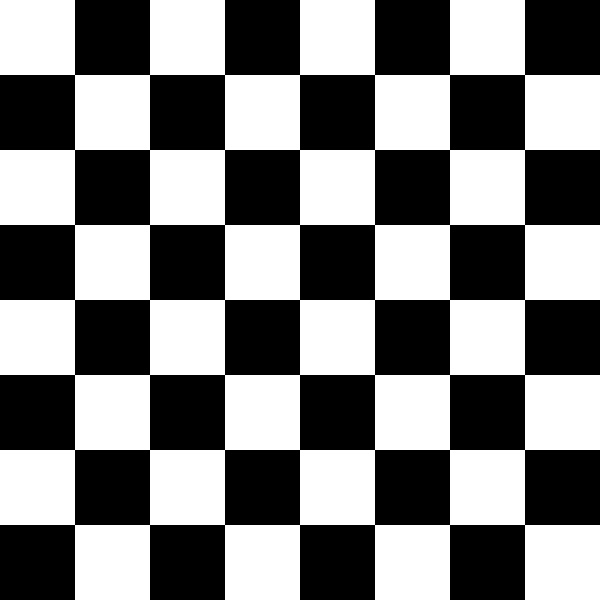
#> input picture PS3/harris_corners.jpg, 600 x 600 px; its folder holds only this picture in this run
$ python -i ps3.py   (imports and definitions only)
#> lines starting #> are read from the running program, lines starting #| are printed output that depends on the picture
#> further down, picture is the input picture: shape (600, 600, 3); min 0, max 255, mean 127.5
"""
CS6476 Assignment 3 imports. Only Numpy and cv2 are allowed.
"""


import cv2
import numpy as np
from scipy import ndimage
from typing import Tuple


class Mouse_Click_Correspondence(object):

    # [477 lines left out: functions __init__, click_event, click_event2, driver, euclidean_distance, get_corners_list and 5 more, not called in this run]


class Automatic_Corner_Detection(object):

    def __init__(self):

        self.SOBEL_X = np.array(
            [
                [-1, 0, 1],
                [-2, 0, 2],
                [-1, 0, 1]
            ]).astype(np.float32)
        self.SOBEL_Y = np.array(
            [
                [-1, -2, -1],
                [0, 0, 0],
                [1, 2, 1]
            ]).astype(np.float32)


    def gradients(self, image_bw):
        '''Use convolution with Sobel filters to calculate the image gradient at each
            pixel location
            Input -
            :param image_bw: A numpy array of shape (M,N) containing the grayscale image
            Output -
            :return Ix: Array of shape (M,N) representing partial derivatives of image
                    in x-direction
            :return Iy: Array of shape (M,N) representing partial derivative of image
                    in y-direction
        '''
        #image_bw = cv2.copyMakeBorder(image_bw, 1, 1, 1, 1, cv2.BORDER_CONSTANT, None, value = 0)
        gray = np.copy(image_bw).astype(np.float64)
        Ix = cv2.filter2D(gray, - 1, self.SOBEL_X,borderType=cv2.BORDER_CONSTANT)
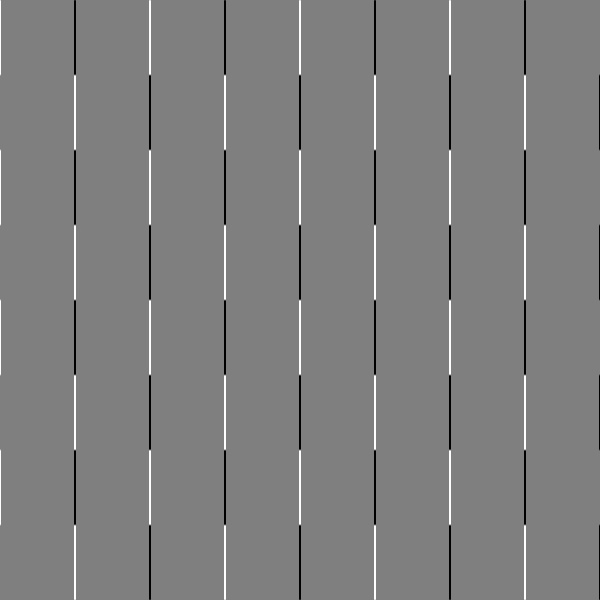
#> Ix: shape (600, 600, 3) float64; min -1020, max 1020, mean 0; drawn with min black and max white
        Iy = cv2.filter2D(gray, -1, self.SOBEL_Y,borderType=cv2.BORDER_CONSTANT)
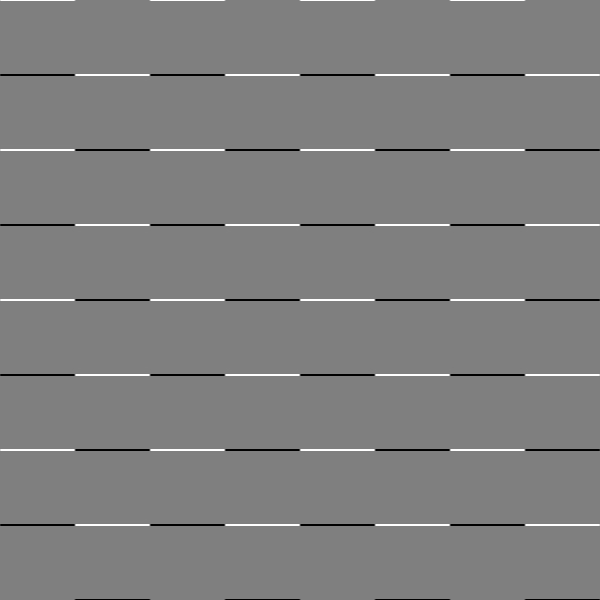
#> Iy: shape (600, 600, 3) float64; min -1020, max 1020, mean 0; drawn with min black and max white
        # Ix = -1*ndimage.convolve(image_bw, self.SOBEL_X, mode='constant', cval=0.0)
        # Iy = -1*ndimage.convolve(image_bw, self.SOBEL_Y, mode='constant', cval=0.0)
        return Ix, Iy


    def second_moments(self, image_bw, ksize=7, sigma=10):
        """ Compute second moments from image.
            Compute image gradients, Ix and Iy at each pixel, the mixed derivatives and then the
            second moments (sx2, sxsy, sy2) at each pixel,using convolution with a Gaussian filter. You may call the
            previously written function for obtaining the gradients here.
            Input -
            :param image_bw: array of shape (M,N) containing the grayscale image
            :param ksize: size of 2d Gaussian filter
            :param sigma: standard deviation of Gaussian filter
            Output -
            :return sx2: np array of shape (M,N) containing the second moment in x direction
            :return sy2: np array of shape (M,N) containing the second moment in y direction
            :return sxsy: np array of shape (M,N) containing the second moment in the x then the
                    y direction
        """
        Ix, Iy = self.gradients(image_bw)
        Ixx = Ix*Ix
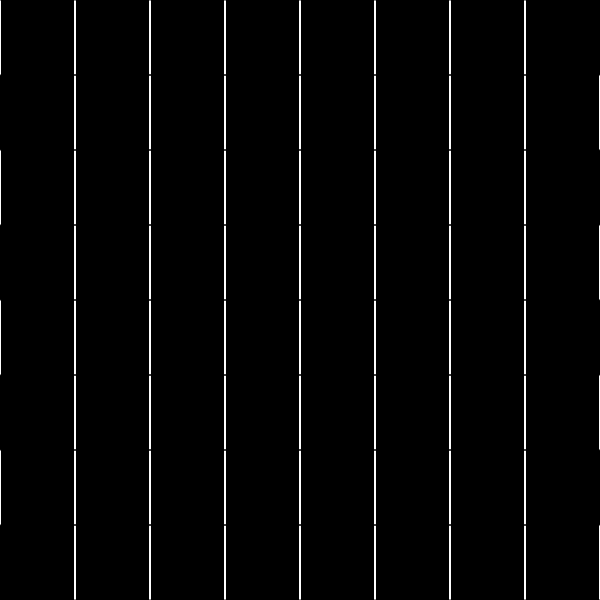
#> Ixx: shape (600, 600, 3) float64; min 0, max 1040400, mean 25490.9; drawn with min black and max white
        Ixy = Ix*Iy
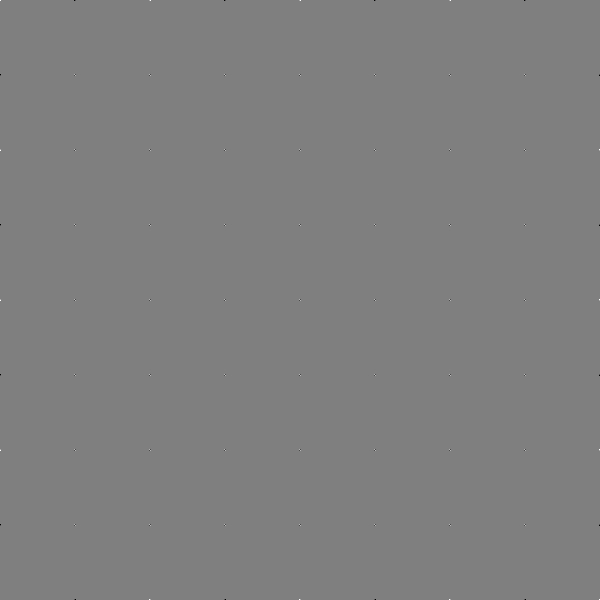
#> Ixy: shape (600, 600, 3) float64; min -585225, max 585225, mean -5.4; drawn with min black and max white
        Iyy = Iy*Iy
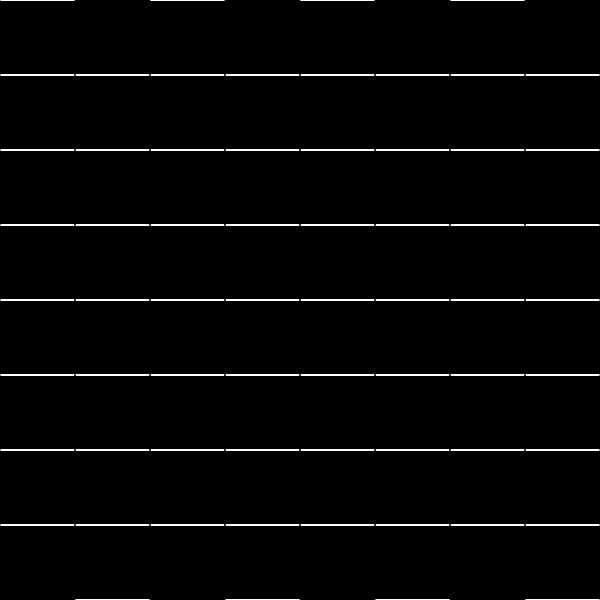
#> Iyy: shape (600, 600, 3) float64; min 0, max 1040400, mean 25514.3; drawn with min black and max white
        # [9 lines of commented-out code are left out]
        sx2 = cv2.GaussianBlur(Ixx,(ksize,ksize),sigma,borderType=cv2.BORDER_CONSTANT)
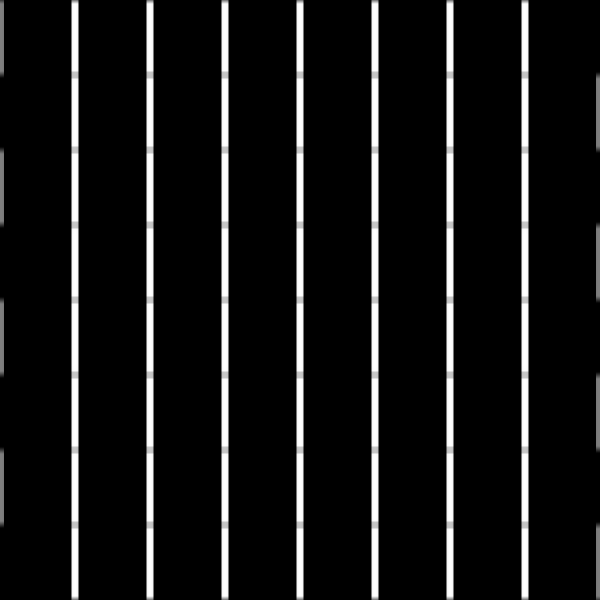
#> sx2: shape (600, 600, 3) float64; min 0, max 302465.2, mean 24702.2; drawn with min black and max white
        sy2 = cv2.GaussianBlur(Iyy,(ksize,ksize),sigma,borderType=cv2.BORDER_CONSTANT)
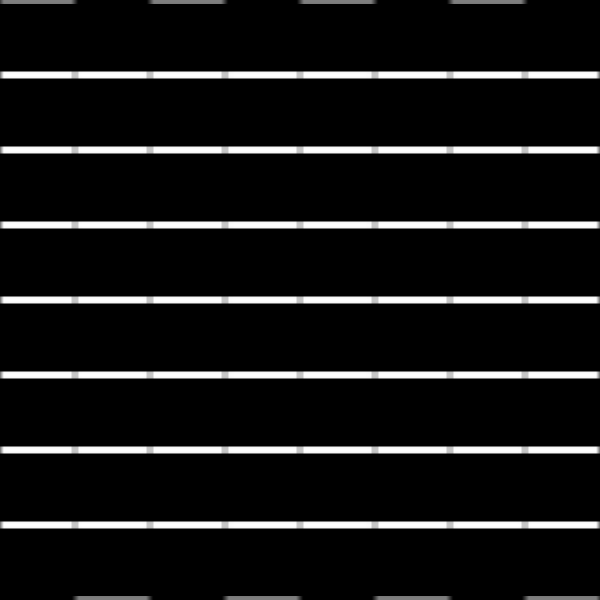
#> sy2: shape (600, 600, 3) float64; min 0, max 302465.2, mean 24725.5; drawn with min black and max white
        sxsy = cv2.GaussianBlur(Ixy,(ksize,ksize),sigma,borderType=cv2.BORDER_CONSTANT)

        return sx2, sy2, sxsy


    # [100 lines left out: functions harris_response_map, nms_maxpool, harris_corner, not called in this run]


class Image_Mosaic(object):

    def __int__(self):
        pass

    # [76 lines left out: functions image_warp_inv, output_mosaic, not called in this run]

>>> import cv2
>>> picture = cv2.imread('harris_corners.jpg')
>>> result = Automatic_Corner_Detection().second_moments(picture)

$ run again, on PS3/ps3-1-a-1.png
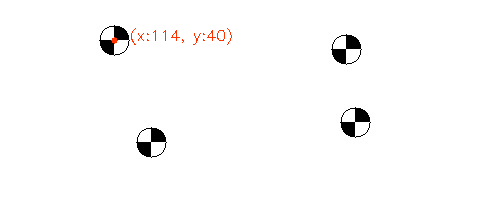
#> input picture PS3/ps3-1-a-1.png, 500 x 200 px
#> picture is the input picture: shape (200, 500, 3); mean B, G, R 250.4, 250.5, 251
#> in second_moments, `sy2 = cv2.GaussianBlur(Iyy,(ksize,ksize),sigma,borderType=cv2.BORDER_C..`:
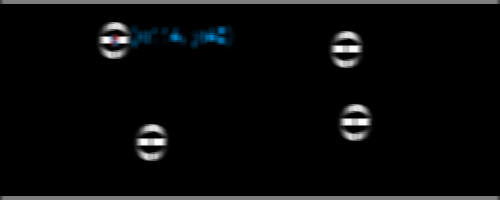
#> sy2: shape (200, 500, 3) float64; mean B, G, R 12222.7, 11807.7, 11124.2; drawn with min black and max white
#> in second_moments, `sxsy = cv2.GaussianBlur(Ixy,(ksize,ksize),sigma,borderType=cv2.BORDER_..`:
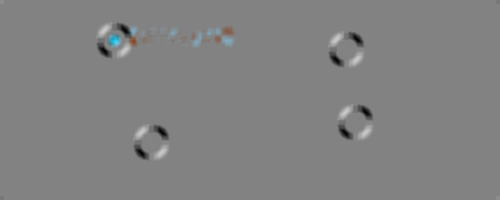
#> sxsy: shape (200, 500, 3) float64; mean B, G, R -300, -341.8, -496.4; drawn with min black and max white

$ run again, on PS3/ps3-1-a-2.png
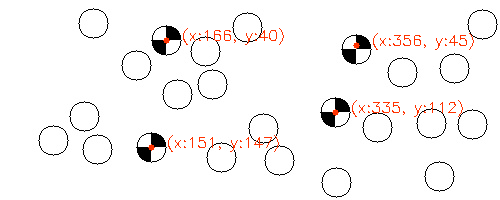
#> input picture PS3/ps3-1-a-2.png, 500 x 200 px
#> picture is the input picture: shape (200, 500, 3); mean B, G, R 244.2, 244.7, 246.8
#> in second_moments, `sy2 = cv2.GaussianBlur(Iyy,(ksize,ksize),sigma,borderType=cv2.BORDER_C..`:
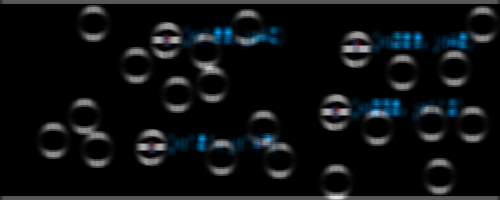
#> sy2: shape (200, 500, 3) float64; mean B, G, R 30765.9, 28443.8, 24647.2; drawn with min black and max white
#> in second_moments, `sxsy = cv2.GaussianBlur(Ixy,(ksize,ksize),sigma,borderType=cv2.BORDER_..`:
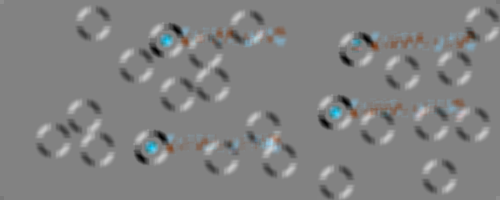
#> sxsy: shape (200, 500, 3) float64; mean B, G, R -388.2, -413.6, -707; drawn with min black and max white
